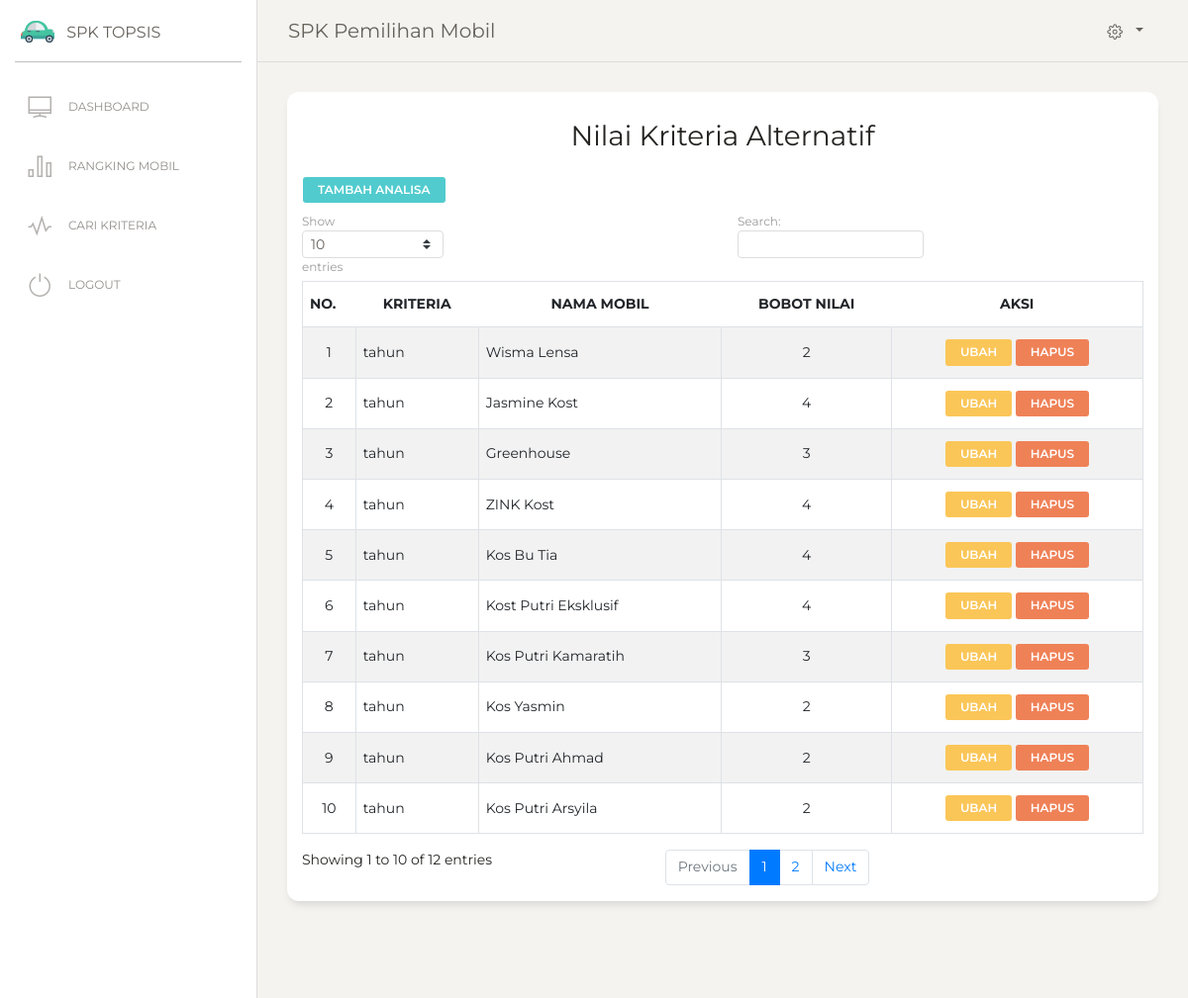
Page /analisa.php (signed in) on the earlier database version.
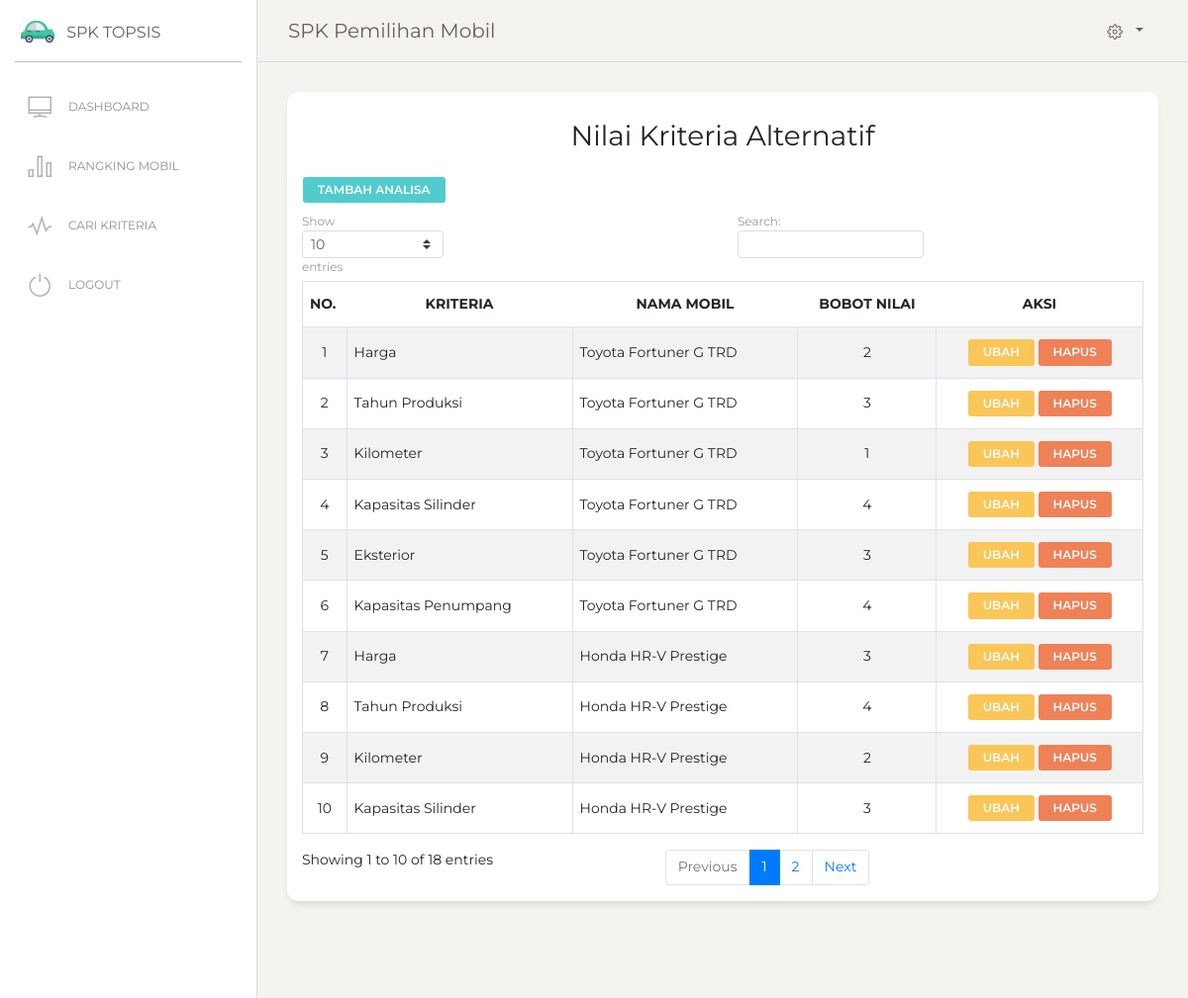
Same page on the later database version.
### tables this page shows
CREATE TABLE IF NOT EXISTS `tb_analisa` (
  `id_analisa` int(11) NOT NULL AUTO_INCREMENT,
  `id_kriteria` int(11) NOT NULL,
  `id_mobil` int(11) NOT NULL,
  `nilainya` varchar(11) NOT NULL,
  PRIMARY KEY (`id_analisa`)
);

CREATE TABLE IF NOT EXISTS `tb_kriteria` (
  `id_kriteria` int(11) NOT NULL AUTO_INCREMENT,
  `atribut` varchar(50) NOT NULL,
  `bobot_nilai` varchar(50) NOT NULL,
  `nama_kriteria` varchar(50) NOT NULL,
  PRIMARY KEY (`id_kriteria`)
);

CREATE TABLE IF NOT EXISTS `tb_mobil` (
  `id_mobil` int(11) NOT NULL AUTO_INCREMENT,
  `nama_mobil` varchar(50) NOT NULL,
  PRIMARY KEY (`id_mobil`)
);

### analisa.php (the view, shortened to what this page needs)
<?php
include 'header.php';
include 'menu.php';
?>
<div class="content">
  <div class="row">
    <div class="col-md-12">
      <div class="card ">
        <div class="card-header ">
          <h3 class="card-title"><center>Nilai Kriteria Alternatif</h3>
          <a href="analisaTambah.php" class="btn btn-primary btn-sm">Tambah Analisa</a>
        <table id="example" class="table table-striped table-bordered" >
            <thead>
                <tr>
                    <th>No.</th>
                    <th><center>Kriteria</th>
                    <th><center>Nama Mobil</th>
                    <th><center>Bobot Nilai</th>
                    <th><center>Aksi</th>
                </tr>
            </thead>
            <tbody>
                <?php
                $sql=mysql_query("SELECT * FROM tb_kriteria, tb_analisa, tb_mobil WHERE
                  tb_kriteria.id_kriteria = tb_analisa.id_kriteria AND tb_mobil.id_mobil=tb_analisa.id_mobil ORDER BY tb_analisa.id_analisa ASC ");
                $no=1;
                while ($row=mysql_fetch_array($sql)){?>
                  <tr class='td' bgcolor='#FFF'>
                    <td><center><?php echo $no++ ?></td>
                    <td><?php echo $row['nama_kriteria'];?></td>
                    <td><?php echo $row['nama_mobil'];?></td>
                    <td><center><?php echo $row['nilainya'];?></td>
                    <td><center>
                        <a class="btn btn-warning btn-sm" href=analisaEdit.php?id_analisa=<?= $row['id_analisa'] ?> >Ubah</a>
                        <a href="analisaHapus.php?id_analisa=<?= $row['id_analisa']; ?>"  class="btn btn-danger btn-sm"
                          onclick="return confirm('Anda yakin Hapus data Analisa <?= $row['nama_mobil']; ?> ?')">Hapus</a>
                    </td>
                  </tr>
                <?php }?>
            </tbody>
        </table>
        </div>
      </div>
    </div>
  </div>
</div>
<?php include 'footer.php' ?>

Differences in the rows shown:
no longer on this page (row edited): tb_analisa: id_kriteria.nama_kriteria "tahun", id_mobil.nama_mobil "Jasmine Kost", nilainya "4"
no longer on this page (row unchanged): tb_analisa: id_kriteria.nama_kriteria "tahun", id_mobil.nama_mobil "Greenhouse", nilainya "3"
removed tb_analisa: id_kriteria.nama_kriteria "tahun", id_mobil.nama_mobil "ZINK Kost", nilainya "4"
removed tb_analisa: id_kriteria.nama_kriteria "tahun", id_mobil.nama_mobil "Kos Bu Tia", nilainya "4"
removed tb_analisa: id_kriteria.nama_kriteria "tahun", id_mobil.nama_mobil "Kost Putri Eksklusif", nilainya "4"
removed tb_analisa: id_kriteria.nama_kriteria "tahun", id_mobil.nama_mobil "Kos Putri Kamaratih", nilainya "3"
removed tb_analisa: id_kriteria.nama_kriteria "tahun", id_mobil.nama_mobil "Kos Yasmin", nilainya "2"
removed tb_analisa: id_kriteria.nama_kriteria "tahun", id_mobil.nama_mobil "Kos Putri Ahmad", nilainya "2"
removed tb_analisa: id_kriteria.nama_kriteria "tahun", id_mobil.nama_mobil "Kos Putri Arsyila", nilainya "2"
now on this page (row edited): tb_analisa: id_kriteria.nama_kriteria "Harga", id_mobil.nama_mobil "Toyota Fortuner G TRD", nilainya "2"
now on this page (row edited): tb_analisa: id_kriteria.nama_kriteria "Tahun Produksi", id_mobil.nama_mobil "Toyota Fortuner G TRD", nilainya "3"
now on this page (row edited): tb_analisa: id_kriteria.nama_kriteria "Kilometer", id_mobil.nama_mobil "Toyota Fortuner G TRD", nilainya "1"
now on this page (row edited): tb_analisa: id_kriteria.nama_kriteria "Kapasitas Silinder", id_mobil.nama_mobil "Toyota Fortuner G TRD", nilainya "4"
now on this page (row edited): tb_analisa: id_kriteria.nama_kriteria "Eksterior", id_mobil.nama_mobil "Toyota Fortuner G TRD", nilainya "3"
changed tb_analisa: id_kriteria.nama_kriteria "tahun" → "Kapasitas Penumpang"; id_mobil.nama_mobil "Wisma Lensa" → "Toyota Fortuner G TRD"; nilainya "2" → "4"
now on this page (row edited): tb_analisa: id_kriteria.nama_kriteria "Harga", id_mobil.nama_mobil "Honda HR-V Prestige", nilainya "3"
now on this page (row unchanged): tb_analisa: id_kriteria.nama_kriteria "Tahun Produksi", id_mobil.nama_mobil "Honda HR-V Prestige", nilainya "4"
now on this page (row edited): tb_analisa: id_kriteria.nama_kriteria "Kilometer", id_mobil.nama_mobil "Honda HR-V Prestige", nilainya "2"
now on this page (row edited): tb_analisa: id_kriteria.nama_kriteria "Kapasitas Silinder", id_mobil.nama_mobil "Honda HR-V Prestige", nilainya "3"
Other differences:
text written by a page script: "Show entries Search: Showing 1 to 10 of 12 entries Previous 1 2 Next" → "Show entries Search: Showing 1 to 10 of 18 entries Previous 1 2 Next"
